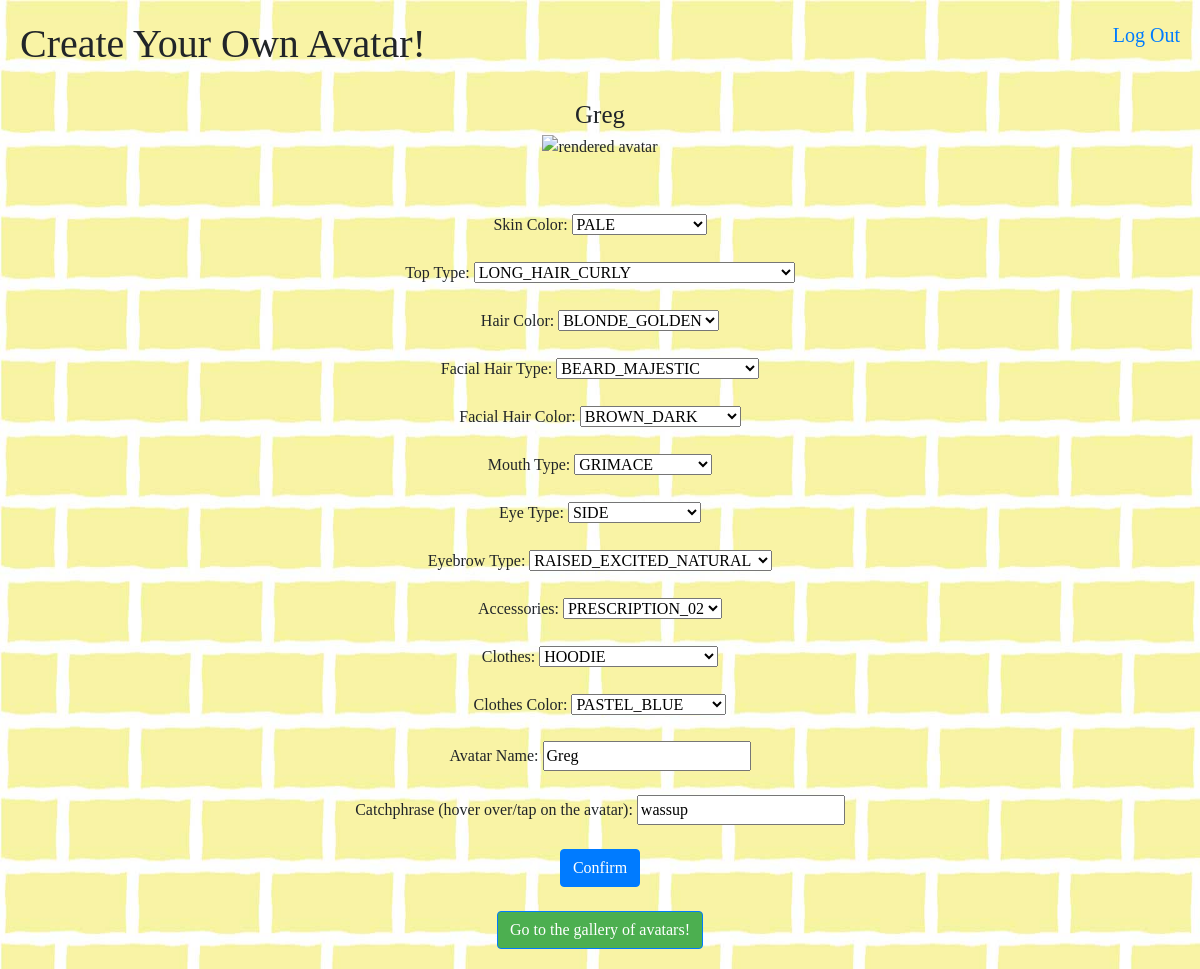
Screenshot of / (signed in) with the database file from the repository.
### tables this page shows
CREATE TABLE avatar_traits (
id INT NOT NULL,
avatar_name TEXT,
skin_color TEXT,
top_type TEXT,
hair_color TEXT,
facial_hair_type TEXT ,
mouth_type TEXT,
eye_type TEXT,
eyebrow_type TEXT,
accessories_type TEXT,
clothe_type TEXT,
clothe_graphic_type TEXT,
catchphrase TEXT, hat_color TEXT, facial_hair_color TEXT, clothe_color TEXT, 
FOREIGN KEY (id) REFERENCES players(id)
);

### application.py (the view)
@app.route("/", methods=["GET", "POST"])
@login_required
def create():
    if request.method == "POST":
        avatar=pa.PyAvataaar(
        style=pa.AvatarStyle.TRANSPARENT,
        skin_color=eval('pa.SkinColor.{}'.format(request.form.get('skin_color'))),
        top_type=eval('pa.TopType.{}'.format(request.form.get('top_type'))),
        hat_color=eval('pa.Color.{}'.format(request.form.get('hat_color'))),
        hair_color=eval('pa.HairColor.{}'.format(request.form.get('hair_color'))),
        facial_hair_type=eval('pa.FacialHairType.{}'.format(request.form.get('facial_hair_type'))),
        facial_hair_color=eval('pa.HairColor.{}'.format(request.form.get('facial_hair_color'))),
        mouth_type=eval('pa.MouthType.{}'.format(request.form.get('mouth_type'))),
        eye_type=eval('pa.EyesType.{}'.format(request.form.get('eye_type'))),
        eyebrow_type=eval('pa.EyebrowType.{}'.format(request.form.get('eyebrow_type'))),
        nose_type=pa.NoseType.DEFAULT,
        accessories_type=eval('pa.AccessoriesType.{}'.format(request.form.get('accessories_type'))),
        clothe_type=eval('pa.ClotheType.{}'.format(request.form.get('clothe_type'))),
        clothe_color=eval('pa.Color.{}'.format(request.form.get('clothe_color'))),
        clothe_graphic_type=eval('pa.ClotheGraphicType.{}'.format(request.form.get('clothe_graphic_type')))
        )
        db.execute("UPDATE avatar_traits SET avatar_name= ?, skin_color=?, top_type=?, hair_color=?, facial_hair_type=?, mouth_type=?, eye_type=?, eyebrow_type=?, accessories_type=?, clothe_type=?, clothe_graphic_type=?, catchphrase=?, hat_color=?, facial_hair_color=?, clothe_color=? WHERE id=?;"
        , request.form.get('avatar_name'), request.form.get('skin_color'), request.form.get('top_type'), request.form.get('hair_color'), request.form.get('facial_hair_type'), request.form.get('mouth_type'), request.form.get('eye_type'), request.form.get('eyebrow_type')
        , request.form.get('accessories_type'), request.form.get('clothe_type'), request.form.get('clothe_graphic_type'), request.form.get('catchphrase'), request.form.get('hat_color'), request.form.get('facial_hair_color'), request.form.get('clothe_color'), session['user_id'])
        if os.path.exists('/home/ubuntu/project/static/output_{}_2.png'.format(session['user_id'])):
            os.rename('/home/ubuntu/project/static/output_{}_2.png'.format(session['user_id']), '/home/ubuntu/project/static/output_{}_1.png'.format(session['user_id']))
        else:
            print('png file (2) not found')
        avatar.render_png_file('output_{}_2.png'.format(session['user_id']))
        shutil.move('output_{}_2.png'.format(session['user_id']), 'static')
        return redirect('/')
    else:
        list_skin_color = ['TANNED','YELLOW','PALE','LIGHT','BROWN','DARK_BROWN','BLACK']
        list_top_type = ['NO_HAIR','EYE_PATCH','HAT','HIJAB','TURBAN',
                 'WINTER_HAT1','WINTER_HAT2','WINTER_HAT3',
                 'WINTER_HAT4','LONG_HAIR_BIG_HAIR','LONG_HAIR_BOB',
                 'LONG_HAIR_BUN','LONG_HAIR_CURLY','LONG_HAIR_CURVY',
                 'LONG_HAIR_DREADS','LONG_HAIR_FRIDA','LONG_HAIR_FRO',
                 'LONG_HAIR_FRO_BAND','LONG_HAIR_NOT_TOO_LONG',
                 'LONG_HAIR_SHAVED_SIDES','LONG_HAIR_MIA_WALLACE',
                 'LONG_HAIR_STRAIGHT','LONG_HAIR_STRAIGHT2',
                 'LONG_HAIR_STRAIGHT_STRAND','SHORT_HAIR_DREADS_01',
                 'SHORT_HAIR_DREADS_02','SHORT_HAIR_FRIZZLE',
                 'SHORT_HAIR_SHAGGY_MULLET','SHORT_HAIR_SHORT_CURLY',
                 'SHORT_HAIR_SHORT_FLAT','SHORT_HAIR_SHORT_ROUND',
                 'SHORT_HAIR_SHORT_WAVED','SHORT_HAIR_SIDES',
                 'SHORT_HAIR_THE_CAESAR','SHORT_HAIR_THE_CAESAR_SIDE_PART']
        list_hair_color = ['AUBURN','BLACK','BLONDE','BLONDE_GOLDEN','BROWN',
                   'BROWN_DARK','PASTEL_PINK','PLATINUM','RED','SILVER_GRAY']
        list_hat_color = ['BLACK','BLUE_01','BLUE_02','BLUE_03','GRAY_01','GRAY_02',
                  'HEATHER','PASTEL_BLUE','PASTEL_GREEN','PASTEL_ORANGE',
                  'PASTEL_RED','PASTEL_YELLOW','PINK','RED','WHITE']
        list_facial_hair_type = ['DEFAULT','BEARD_MEDIUM','BEARD_LIGHT','BEARD_MAJESTIC','MOUSTACHE_FANCY','MOUSTACHE_MAGNUM']
        list_facial_hair_color = ['AUBURN','BLACK','BLONDE','BLONDE_GOLDEN','BROWN','BROWN_DARK','PLATINUM','RED']
        list_mouth_type = ['DEFAULT','CONCERNED','DISBELIEF','EATING','GRIMACE','SAD','SCREAM_OPEN','SERIOUS','SMILE','TONGUE','TWINKLE','VOMIT']
        list_eye_type = ['DEFAULT','CLOSE','CRY','DIZZY','EYE_ROLL','HAPPY','HEARTS','SIDE','SQUINT','SURPRISED','WINK','WINK_WACKY']
        list_eyebrow_type = ['DEFAULT','DEFAULT_NATURAL','ANGRY','ANGRY_NATURAL','FLAT_NATURAL','RAISED_EXCITED','RAISED_EXCITED_NATURAL','SAD_CONCERNED','SAD_CONCERNED_NATURAL','UNI_BROW_NATURAL','UP_DOWN','UP_DOWN_NATURAL','FROWN_NATURAL']
        list_accessories_type = ['DEFAULT','KURT','PRESCRIPTION_01','PRESCRIPTION_02','ROUND','SUNGLASSES','WAYFARERS']
        list_clothe_type = ['BLAZER_SHIRT','BLAZER_SWEATER','COLLAR_SWEATER','GRAPHIC_SHIRT','HOODIE','OVERALL','SHIRT_CREW_NECK','SHIRT_SCOOP_NECK','SHIRT_V_NECK']
        list_clothe_color = ['BLACK','BLUE_01','BLUE_02','BLUE_03','GRAY_01','GRAY_02','HEATHER','PASTEL_BLUE','PASTEL_GREEN','PASTEL_ORANGE','PASTEL_RED','PASTEL_YELLOW','PINK','RED','WHITE']
        list_clothe_graphic_type = ['BAT','CUMBIA','DEER','DIAMOND','HOLA','PIZZA','RESIST','SELENA','BEAR','SKULL_OUTLINE','SKULL']
        if os.path.exists('/home/ubuntu/project/static/output_{}_1.png'.format(session['user_id'])):
            os.remove('/home/ubuntu/project/static/output_{}_1.png'.format(session['user_id']))
        else:
            print('png file (1) not found')
        if os.path.exists('/home/ubuntu/project/static/output_{}_2.png'.format(session['user_id'])):
            image = 'output_{}_2.png'.format(session['user_id'])
            print('image2 found')
        else:
            image = 'null'
        avatar_traits = db.execute('SELECT avatar_name, skin_color, top_type, hair_color, facial_hair_type, mouth_type, eye_type, eyebrow_type, accessories_type, clothe_type, clothe_graphic_type, catchphrase, hat_color, facial_hair_color, clothe_color FROM avatar_traits WHERE id=?;', session['user_id'])
        avatar_name = avatar_traits[0]['avatar_name']
        skin_color = avatar_traits[0]['skin_color']
        top_type = avatar_traits[0]['top_type']
        hair_color = avatar_traits[0]['hair_color']
        facial_hair_type = avatar_traits[0]['facial_hair_type']
        mouth_type = avatar_traits[0]['mouth_type']
        eye_type = avatar_traits[0]['eye_type']
        eyebrow_type = avatar_traits[0]['eyebrow_type']
        accessories_type = avatar_traits[0]['accessories_type']
        clothe_type = avatar_traits[0]['clothe_type']
        clothe_graphic_type = avatar_traits[0]['clothe_graphic_type']
        catchphrase = avatar_traits[0]['catchphrase']
        hat_color = avatar_traits[0]['hat_color']
        facial_hair_color = avatar_traits[0]['facial_hair_color']
        clothe_color = avatar_traits[0]['clothe_color']
        return render_template('index.html', list_skin_color=list_skin_color, list_top_type=list_top_type, list_hair_color=list_hair_color, list_hat_color=list_hat_color,
        list_facial_hair_type=list_facial_hair_type, list_facial_hair_color=list_facial_hair_color, list_mouth_type=list_mouth_type, list_eye_type=list_eye_type, list_eyebrow_type=list_eyebrow_type,
        list_accessories_type=list_accessories_type, list_clothe_type=list_clothe_type, list_clothe_color=list_clothe_color, list_clothe_graphic_type=list_clothe_graphic_type, image=image, skin_color=skin_color,
        top_type=top_type, hair_color=hair_color, facial_hair_type=facial_hair_type, mouth_type=mouth_type, eye_type=eye_type, eyebrow_type=eyebrow_type, accessories_type=accessories_type,
        clothe_type=clothe_type, clothe_graphic_type=clothe_graphic_type, avatar_name=avatar_name, catchphrase=catchphrase, hat_color=hat_color, facial_hair_color=facial_hair_color, clothe_color=clothe_color
        )

### application.py (called while the page is built)
@app.after_request
def after_request(response):
    response.headers["Cache-Control"] = "no-cache, no-store, must-revalidate"
    response.headers["Expires"] = 0
    response.headers["Pragma"] = "no-cache"
    return response

### helpers.py (called while the page is built)
def login_required(f):
    @wraps(f)
    def decorated_function(*args, **kwargs):
        if session.get("user_id") is None:
            return redirect("/login")
        return f(*args, **kwargs)
    return decorated_function

### templates/index.html (shortened to what this page needs)
{% extends "layout.html" %}
{% block main %}
    <h1 style='padding: 20px'>Create Your Own Avatar!</h1>
    <div id='final_avatar'>
        <div class='avatar_name'>{{ avatar_name }}</div>
        <div class='container'>
            <img class='avatar_png' src='/static/{{image}}' alt="rendered avatar" height='280' width='280'>
        </div>
        <br>
    </div>
    <br>
    <form id='creation_form' action="/" method='post'>
        Skin Color:
        <select name="skin_color">
            {% for option in list_skin_color %}
                {% if option == skin_color %}
                    <option selected>{{option}}</option>
                {% else %}
                    <option>{{option}}</option>
                {% endif %}
            {% endfor %}
        </select>
        <div>
            <br>
            Top Type:
            <select onchange='head_function()' id='top_type' name="top_type">
                {% for option in list_top_type %}
                    {% if option == top_type %}
                        <option selected>{{option}}</option>
                    {% else %}
                        <option>{{option}}</option>
                    {% endif %}
                {% endfor %}
            </select>
        </div>
        <div id='hair_color'>
            <br>
            Hair Color:
            <select name="hair_color">
                {% for option in list_hair_color %}
                    {% if option == hair_color %}
                        <option selected>{{option}}</option>
                    {% else %}
                        <option>{{option}}</option>
                    {% endif %}
                {% endfor %}
            </select>
        </div>
            <br>
            <div>
                Facial Hair Type:
                <select onchange='facial_hair_function()' name="facial_hair_type" id='facial_hair_type'>
                    {% for option in list_facial_hair_type %}
                        {% if option == facial_hair_type %}
                            <option selected>{{option}}</option>
                        {% else %}
                            <option>{{option}}</option>
                        {% endif %}
                    {% endfor %}
                </select>
            </div>
        <div id='facial_hair_color'>
            <br>
            Facial Hair Color:
            <select name="facial_hair_color">
                {% for option in list_facial_hair_color %}
                    {% if option == facial_hair_color %}
                        <option selected>{{option}}</option>
                    {% else %}
                        <option>{{option}}</option>
                    {% endif %}
                {% endfor %}
            </select>
        </div>
        <div id='mouth_type'>
            <br>
            Mouth Type:
            <select name="mouth_type">
                {% for option in list_mouth_type %}
                    {% if option == mouth_type %}
                        <option selected>{{option}}</option>
                    {% else %}
                        <option>{{option}}</option>
                    {% endif %}
                {% endfor %}
            </select>
        </div>
        <div id='eye_type'>
            <br>
            Eye Type:
            <select name="eye_type">
                {% for option in list_eye_type %}
                    {% if option == eye_type %}
                        <option selected>{{option}}</option>
                    {% else %}
                        <option>{{option}}</option>
                    {% endif %}
                {% endfor %}
            </select>
        </div>
        <div id='eyebrow_type'>
            <br>
            Eyebrow Type:
            <select name="eyebrow_type">
                {% for option in list_eyebrow_type %}
                    {% if option == eyebrow_type %}
                        <option selected>{{option}}</option>
                    {% else %}
                        <option>{{option}}</option>
                    {% endif %}
                {% endfor %}
            </select>
        </div>
        <div id='accessories_type'>
            <br>
            Accessories:
            <select name="accessories_type">
                {% for option in list_accessories_type %}
                    {% if option == accessories_type %}
                        <option selected>{{option}}</option>
                    {% else %}
                        <option>{{option}}</option>
                    {% endif %}
                {% endfor %}
            </select>
        </div>
        <div>
            <br>
            Clothes:
            <select onchange='clothe_function()' name="clothe_type" id='clothe_type'>
                {% for option in list_clothe_type %}
                    {% if option == clothe_type %}
                        <option selected>{{option}}</option>
                    {% else %}
                        <option>{{option}}</option>
                    {% endif %}
                {% endfor %}
            </select>
        </div>
        <div id='clothe_color'>
            <br>
            Clothes Color:
            <select name="clothe_color">
                {% for option in list_clothe_color %}
                    {% if option == clothe_color %}
                        <option selected>{{option}}</option>
                    {% else %}
                        <option>{{option}}</option>
                    {% endif %}
                {% endfor %}
            </select>
        </div>
        <br>
        Avatar Name: <input type="text" name='avatar_name' autocomplete='off' value='{{ avatar_name }}'>
        <br>
        <br>
        Catchphrase (hover over/tap on the avatar): <input type="text" name='catchphrase' autocomplete='off' value='{{ catchphrase }}'>
        <br>
        <br>
        <button class="btn btn-primary" type='submit'>Confirm</button>
        <br>
    </form>
    <br>
    <form id='to_gallery' action="/gallery" method='get'>
        <button class="btn btn-primary" id='gallery_button' type='submit'>Go to the gallery of avatars!</button>
    </form>
{% endblock %}

### static/styles.css (style rules this page uses)
body { background-image: url('light-yellow-brick-wall-background.jpg'); background-repeat: no-repeat; background-attachment: fixed; background-size: 100% 100%; font-family: 'Georgia'; }
#final_avatar { text-align: center; padding: 0px; }
.avatar_name { font-size: 25px; }
.avatar_png { padding: 0px; }
#creation_form { text-align: center; }
#to_gallery { padding-bottom: 20px; text-align: center; }
#gallery_button { background-color: #4CAF50; }
.container { display: inline-block; width: 280px; text-align: center; padding: 0px; }

### rows the page displays
avatar_traits: avatar_name "Greg", skin_color "PALE", top_type "LONG_HAIR_CURLY", hair_color "BLONDE_GOLDEN", facial_hair_type "BEARD_MAJESTIC", facial_hair_color "BROWN_DARK", mouth_type "GRIMACE", eye_type "SIDE", eyebrow_type "RAISED_EXCITED_NATURAL", accessories_type "PRESCRIPTION_02", clothe_type "HOODIE", clothe_color "PASTEL_BLUE", catchphrase "wassup"
